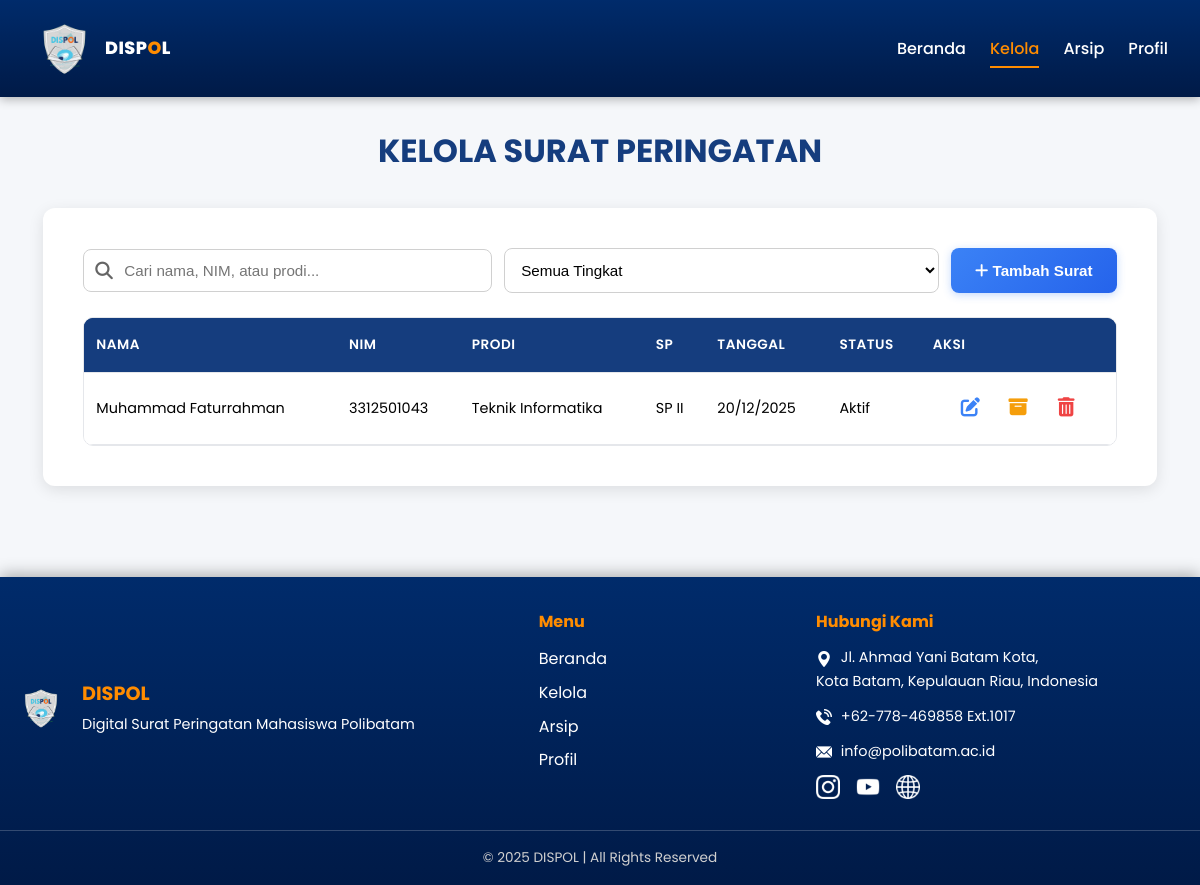
The page /kelola-staf.php (signed in) on the database its author committed.
### tables this page shows
CREATE TABLE `surat_peringatan` (
  `id` int(11) NOT NULL,
  `nama` varchar(100) NOT NULL,
  `nim` varchar(20) NOT NULL,
  `jurusan` varchar(100) NOT NULL,
  `prodi` varchar(100) NOT NULL,
  `kelas` varchar(10) NOT NULL,
  `tingkat` enum('SP I','SP II','SP III') NOT NULL,
  `tanggal` date NOT NULL,
  `sampai` date NOT NULL,
  `perihal` varchar(255) DEFAULT NULL,
  `deskripsi` text DEFAULT NULL,
  `file` varchar(255) DEFAULT NULL,
  `status` enum('Aktif','Selesai') DEFAULT 'Aktif',
  `created_at` datetime DEFAULT current_timestamp(),
  `semester` varchar(10) NOT NULL,
  `sesi_kelas` varchar(50) NOT NULL
);

### kelola-staf.php (the view, shortened to what this page needs)
<?php
include "backend/auto-arsip.php";
$query = mysqli_query($conn, "
  SELECT * FROM surat_peringatan
  WHERE status='aktif'
  ORDER BY id DESC
");
?>
<!DOCTYPE html>
<html lang="id">
<head>
    <link rel="stylesheet" href="css/kelola-staff.css">
    <link href="https://unpkg.com/aos@2.3.1/dist/aos.css" rel="stylesheet">
    <link rel="stylesheet" href="css/loading.css">
    <link rel="stylesheet" href="https://cdnjs.cloudflare.com/ajax/libs/font-awesome/6.4.0/css/all.min.css">
</head>
<body>
    <nav class="navbar">
        <div class="container">
            <a href="dashboard-mahasiswa.php" class="logo">
                <img src="image/dispol.png" width="65" height="65" alt="Logo DISPOL">
                <span class="brand">DISP<span class="brand-o">O</span>L</span>
            </a>
            <ul class="nav-links" id="navMenu">
                <li><a href="dashboard-staf.php">Beranda</a></li>
                <li><a href="kelola-staf.php" class="active">Kelola</a></li>
                <li><a href="arsip-staf.php">Arsip</a></li>
                <li><a href="profil-staf.php">Profil</a></li>
            </ul>
        </div>
    </nav>
    <div class="page-container">
        <main class="content-wrap">
            <h1><b>KELOLA SURAT PERINGATAN</b></h1>
            <section class="table-container">
                <div class="filter-bar">
                    <div class="search-wrapper">
                        <span class="search-icon"><i class="fas fa-search"></i></span>
                        <input type="text" placeholder="Cari nama, NIM, atau prodi..." class="search-input"
                            id="filterSearch" aria-label="Cari surat">
                    </div>
                    <select id="filterTingkat" aria-label="Filter tingkat peringatan">
                        <option value="">Semua Tingkat</option>
                    </select>
                    <button class="btn-tambah" onclick="window.location.href='tambah-surat.php'">
                        <i class="fas fa-plus"></i> Tambah Surat
                    </button>
                </div>
                <div class="table-wrapper">
                    <table class="main-table">
                        <thead>
                            <tr>
                                <th>Nama</th>
                                <th>NIM</th>
                                <th>Prodi</th>
                                <th>SP</th>
                                <th>Tanggal</th>
                                <th>Status</th>
                                <th>Aksi</th>
                            </tr>
                        </thead>
                        <tbody>
                            <?php if (mysqli_num_rows($query) == 0): ?>
                            <tr>
                                <td colspan="7" class="empty-state">
                                    <p><i class="fas fa-clipboard-list"
                                            style="font-size: 2rem; margin-bottom: 15px; color: #ccc;"></i><br>Belum ada
                                        surat peringatan</p>
                                    <small>Klik tombol "Tambah Surat" untuk membuat surat baru</small>
                                </td>
                            </tr>
                            <?php else: ?>
                            <?php while($row = mysqli_fetch_assoc($query)): ?>
                            <tr data-nama="<?= strtolower($row['nama']) ?>" data-nim="<?= strtolower($row['nim']) ?>"
                                data-prodi="<?= strtolower($row['prodi']) ?>"
                                data-tingkat="<?= strtolower($row['tingkat']) ?>"
                                data-status="<?= strtolower($row['status']) ?>">
                                <td><?= htmlspecialchars($row['nama']) ?></td>
                                <td><?= htmlspecialchars($row['nim']) ?></td>
                                <td><?= htmlspecialchars($row['prodi']) ?></td>
                                <td><?= htmlspecialchars($row['tingkat']) ?></td>
                                <td><?= date('d/m/Y', strtotime($row['tanggal'])) ?></td>
                                <td>
                                    <span class="badge badge-<?= strtolower($row['status']) ?>">
                                        <?= htmlspecialchars($row['status']) ?>
                                    </span>
                                </td>
                                <td>
                                    <a href="edit_surat.php?id=<?= $row['id'] ?>" title="Edit"
                                        aria-label="Edit surat <?= htmlspecialchars($row['nama']) ?>"><i
                                            class="fas fa-edit"></i></a>
                                    <a href="backend/arsip-manual.php?id=<?= $row['id'] ?>" title="Arsipkan"
                                        aria-label="Arsipkan surat <?= htmlspecialchars($row['nama']) ?>"
                                        onclick="return confirm('Arsipkan surat ini?')"><i
                                            class="fas fa-box-archive"></i></a>
                                    <a href="backend/surat-delete.php?id=<?= $row['id'] ?>" title="Hapus"
                                        aria-label="Hapus surat <?= htmlspecialchars($row['nama']) ?>"
                                        onclick="return confirm('Yakin ingin menghapus surat ini?')"><i
                                            class="fas fa-trash-alt"></i></a>
                                </td>
                            </tr>
                            <?php endwhile ?>
                            <?php endif ?>
                        </tbody>
                    </table>
                </div>
            </section>
        </main>
        <footer class="footer">
            <div class="footer-container">
                <div class="footer-left">
                    <img src="image/dispol.png" alt="Logo Dispol" width="60">
                    <div>
                        <h3>DISPOL</h3>
                        <p>Digital Surat Peringatan Mahasiswa Polibatam</p>
                    </div>
                </div>
                <div class="footer-center">
                    <h4>Menu</h4>
                    <ul>
                        <li><a href="dashboard-staf.php">Beranda</a></li>
                        <li><a href="kelola-staf.php">Kelola</a></li>
                        <li><a href="arsip-staf.php">Arsip</a></li>
                        <li><a href="profil-staf.php">Profil</a></li>
                    </ul>
                </div>
                <div class="footer-right">
                    <h4>Hubungi Kami</h4>
                    <p><img src="image/icon-address.png" alt="Address"
                            style="width: 16px; height: 16px; vertical-align: middle; margin-right: 5px; filter: brightness(0) invert(1);">
                        Jl. Ahmad Yani Batam Kota,<br>Kota Batam, Kepulauan Riau, Indonesia</p>
                    <p><img src="image/icon-contact.png" alt="Phone"
                            style="width: 16px; height: 16px; vertical-align: middle; margin-right: 5px; filter: brightness(0) invert(1);">
                        +62-778-469858 Ext.1017</p>
                    <p><img src="image/icon-email.png" alt="Email"
                            style="width: 16px; height: 16px; vertical-align: middle; margin-right: 5px; filter: brightness(0) invert(1);">
                        info@polibatam.ac.id</p>
                    <ul class="social-links">
                        <li><a href="https://www.instagram.com/polibatamofficial?igsh=MXNidmNrMDJobGY0Zw=="
                                aria-label="Instagram"><img src="image/icon-instagram.png" alt="Instagram"></a>
                        </li>
                        <li><a href="https://www.youtube.com/@polibatamofficial" aria-label="YouTube"><img
                                    src="image/icon-youtube.png" alt="YouTube"></a></li>
                        <li><a href="https://www.polibatam.ac.id" aria-label="Website"><img src="image/icon-website.png"
                                    alt="Website"></a></li>
                    </ul>
                </div>
            </div>
            <div class="footer-bottom">
                <p>&copy; 2025 DISPOL | All Rights Reserved</p>
            </div>
        </footer>
    </div>
</body>
</html>

### rows shown on the page
surat_peringatan: nama "Muhammad Faturrahman", nim "3312501043", prodi "Teknik Informatika", tingkat "SP II", tanggal "20/12/2025", status "Aktif"
